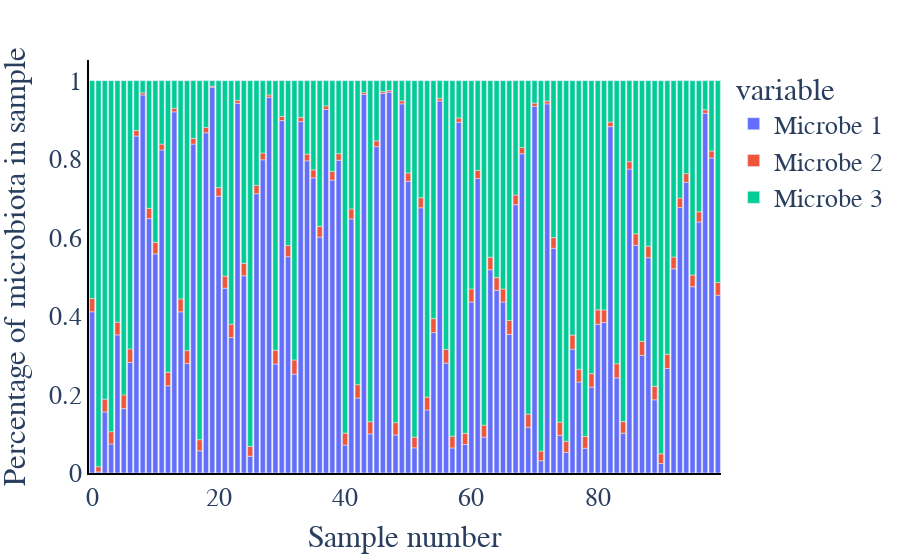

Notebook source saved alongside this figure:
### Markdown cell above
## Data Visualization

### Code cell
fig = px.bar(pd.DataFrame(X_sim[:100, :], columns=["Microbe 1", "Microbe 2", "Microbe 3"]))
fig = update_layout_px(fig)
fig.update_xaxes(title="Sample number")
fig.update_yaxes(title="Percentage of microbiota in sample")
fig.write_image(os.path.join(savepath,
                             "Barplot_Sample_" +str(p)+"InstrumentStrength_"+str(instrument_strength)+".pdf" ))
fig.show()
